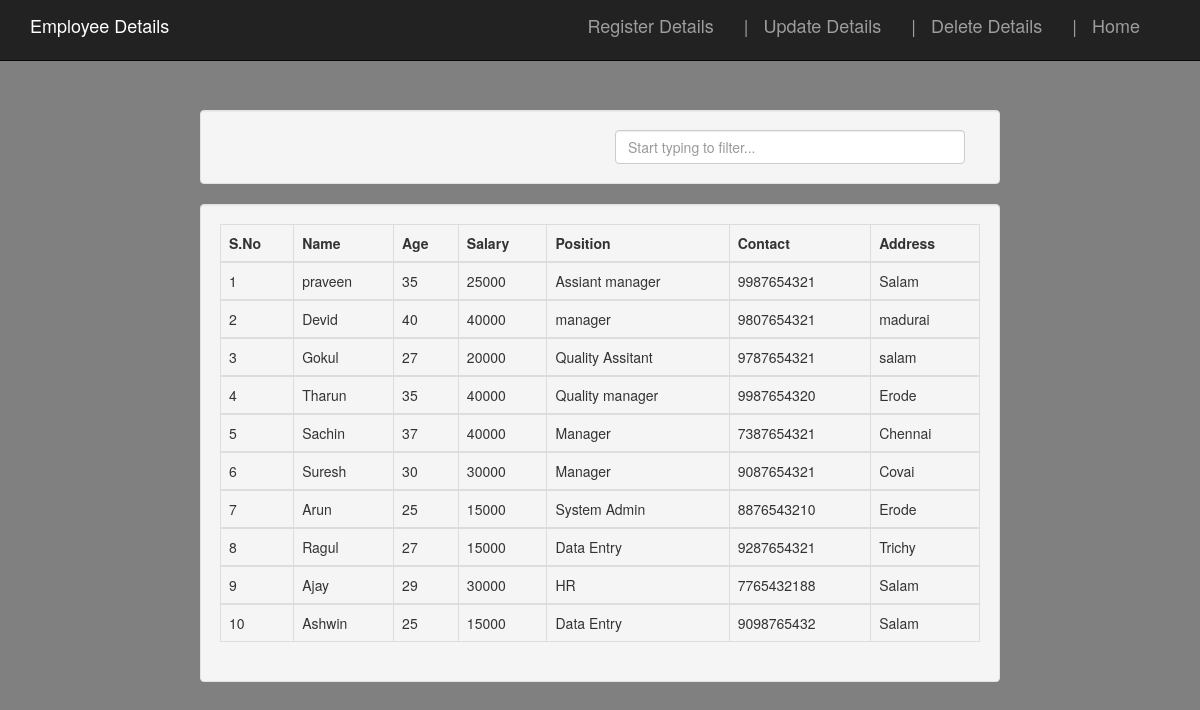
The app's page /details/ (signed in) with its own data.
### App/models.py (models this page shows)
class EmployeeTable(models.Model):
    Empname = models.CharField(max_length=20)
    Age = models.IntegerField()
    Salary = models.IntegerField()
    Position = models.CharField(max_length=20)
    Contact = models.IntegerField()
    Address = models.CharField(max_length=30)

### App/views.py (the view)
# urls.py: path('details/', views.details, name='Details'),
@login_required
def details(request):
    data= EmployeeTable.objects.all()
    return render(request,'details.html',{'data':data})

### Templates/App/details.html (shortened to what this page needs)
<!DOCTYPE html>
<html lang="en">
<head>
{% load static %}
    <link rel="stylesheet" href="{% static 'bootstrap3/bootstrap.min.css' %}">
    <link rel="stylesheet"   href="{% static 'Css/style.css' %}">
    <link rel="stylesheet"   href="{% static 'font/css/all.min.css' %}">
</head>
<body style="background-color:gray" id="details">
    <nav class="navbar navbar-inverse navbar-fixed-top">
        <div class="container">
            <div class="navbar-header">
                <a herf="#" class="navbar-brand" id="navbar">Employee Details </a>
            </div>
            <div class="nav navbar-header navbar-right ">
                <ul class="nav navbar-nav " >
                   <li><a href="{% url 'Insert' %}" class="navbar-brand" id="pad">Register Details</a></li>
                   <li><p  class="navbar-brand" >|</p><l/i>
                   <li><a href="{% url 'Update' %}"  class="navbar-brand" id="pad">Update Details</a></li>
                   <li><p  class="navbar-brand" >|</p><l/i>
                   <li><a href="{% url 'Delete' %}" class="navbar-brand" id="pad">Delete Details</a></li>
                   <li><p  class="navbar-brand" >|</p><l/i>
                    <li><a href="{% url 'Home' %}" class="navbar-brand" id="pad">Home</a></li>
                </ul>
            </div>
        </div>
    </nav>
<br><br><br>
<div class="col-md-offset-2 col-md-8 well" style="margin-top: 50px;">
    <div class="col-md-6 pull-right">
        <th><input type="text" name="search" id="search" placeholder="Start typing to filter..." class="form-control"></th>
    </div>
</div>
<div class="col-md-offset-2 col-md-8 well"  >
    <table class="table table-bordered">
        <thead>
            <tr>
                <th>S.No</th>
                <th>Name</th>
                <th>Age</th>
                <th>Salary</th>
                <th>Position</th>
                <th>Contact</th>
                <th>Address</th>
            </tr>
        </thead>
        {% for d in data %}
        <tbody id="table">
            <tr>
                <td>{{forloop.counter}}</td>
                <td>{{d.Empname}}</td>
                <td>{{d.Age}}</td>
                <td>{{d.Salary}}</td>
                <td>{{d.Position}}</td>
                <td>{{d.Contact}}</td>
                <td>{{d.Address}}</td>
            </tr>
        </tbody>
        {% endfor %}
    </table>
</div>
</body>
</html>

### Static/Css/style.css (style rules this page uses)
#pad { padding-right: 30px; }
#details { background: url("/static/images/11.jpg"); background-repeat: no-repeat; background-size: cover; background-attachment: fixed; }
#navbar { color: white; }

### records on screen
EmployeeTable: Empname "praveen", Age "35", Salary "25000", Position "Assiant manager", Contact "9987654321", Address "Salam"
EmployeeTable: Empname "Devid", Age "40", Salary "40000", Position "manager", Contact "9807654321", Address "madurai"
EmployeeTable: Empname "Gokul", Age "27", Salary "20000", Position "Quality Assitant", Contact "9787654321", Address "salam"
EmployeeTable: Empname "Tharun", Age "35", Salary "40000", Position "Quality manager", Contact "9987654320", Address "Erode"
EmployeeTable: Empname "Sachin", Age "37", Salary "40000", Position "Manager", Contact "7387654321", Address "Chennai"
EmployeeTable: Empname "Suresh", Age "30", Salary "30000", Position "Manager", Contact "9087654321", Address "Covai"
EmployeeTable: Empname "Arun", Age "25", Salary "15000", Position "System Admin", Contact "8876543210", Address "Erode"
EmployeeTable: Empname "Ragul", Age "27", Salary "15000", Position "Data Entry", Contact "9287654321", Address "Trichy"
EmployeeTable: Empname "Ajay", Age "29", Salary "30000", Position "HR", Contact "7765432188", Address "Salam"
EmployeeTable: Empname "Ashwin", Age "25", Salary "15000", Position "Data Entry", Contact "9098765432", Address "Salam"
